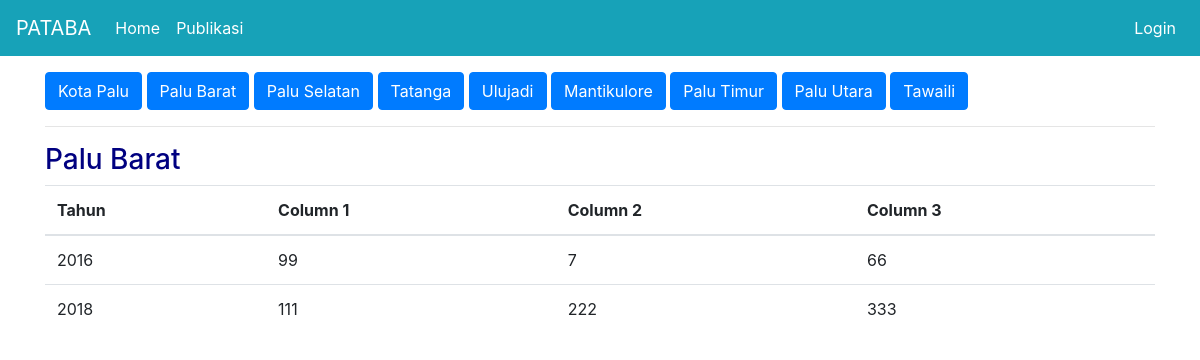
Page /publikasi/a/1 on the committed database.
### publication/models.py (models this page shows)
class Districts(db.Model):
  id = db.Column(db.Integer(), primary_key=True)
  name = db.Column(db.String(), nullable=False)
  user = db.relationship('Users', backref='district_owned_user', lazy=True)

class DinasA(db.Model):
  id = db.Column(db.Integer(), primary_key=True)
  tahun = db.Column(db.String(length=4), nullable=False)
  col1 = db.Column(db.Integer())
  col2 = db.Column(db.Integer())
  col3 = db.Column(db.Integer())
  district_id = db.Column(db.Integer(), db.ForeignKey('districts.id'), nullable=True)

### publication/routes.py (the view)
@app.route('/publikasi/a/<int:district_id>')
def dinas_a_kec(district_id):
  data = DinasA.query.filter_by(district_id=district_id).order_by(DinasA.tahun).all()
  id_path = int(str(request.path)[-1])
  district_name = Districts.query.filter_by(id=district_id).first()
  return render_template('dinas_a_kec.html', data=data, district_id=district_id, id_path=id_path, district_name=district_name)

### publication/templates/dinas_a_kec.html (shortened to what this page needs)
{% extends 'base.html' %}
{% block content %}
  <div class="container">
    <a href="{{ url_for('dinas_a') }}" class="btn btn-primary">Kota Palu</a>
    <a href="{{ url_for('dinas_a_kec', district_id=1) }}" class="btn btn-primary">Palu Barat</a>
    <a href="{{ url_for('dinas_a_kec', district_id=2) }}" class="btn btn-primary">Palu Selatan</a>
    <a href="{{ url_for('dinas_a_kec', district_id=3) }}" class="btn btn-primary">Tatanga</a>
    <a href="{{ url_for('dinas_a_kec', district_id=4) }}" class="btn btn-primary">Ulujadi</a>
    <a href="{{ url_for('dinas_a_kec', district_id=5) }}" class="btn btn-primary">Mantikulore</a>
    <a href="{{ url_for('dinas_a_kec', district_id=6) }}" class="btn btn-primary">Palu Timur</a>
    <a href="{{ url_for('dinas_a_kec', district_id=7) }}" class="btn btn-primary">Palu Utara</a>
    <a href="{{ url_for('dinas_a_kec', district_id=8) }}" class="btn btn-primary">Tawaili</a>
    <hr>
    <h3>{{ district_name.name }}</h3>
    <table class="table">
      <thead>
        <tr>
          <th scope="col">Tahun</th>
          <th scope="col">Column 1</th>
          <th scope="col">Column 2</th>
          <th scope="col">Column 3</th>
        </tr>
      </thead>
      <tbody>
        {% for d in data %}
        <tr>
            <td>{{ d.tahun }}</td>
            <td>{{ d.col1 }}</td>
            <td>{{ d.col2 }}</td>
            <td>{{ d.col3 }}</td>
        {% endfor %}
      </tbody>
    </table>
  </div>
{% endblock %}

### publication/static/css/style.css (style rules this page uses)
body { background-color: white; color: navy; }

### rows in the picture
Districts: name "Palu Barat"
DinasA: tahun "2016", col1 "99", col2 "7", col3 "66"
DinasA: tahun "2018", col1 "111", col2 "222", col3 "333"
